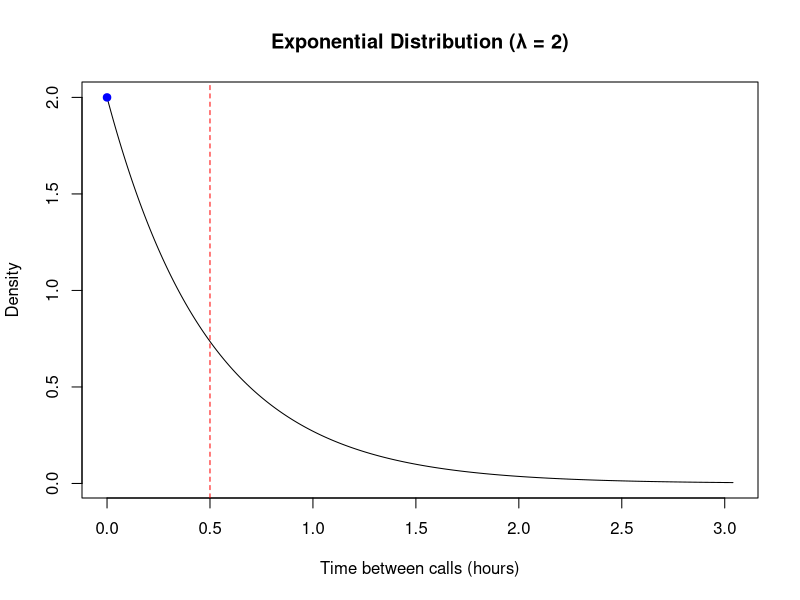
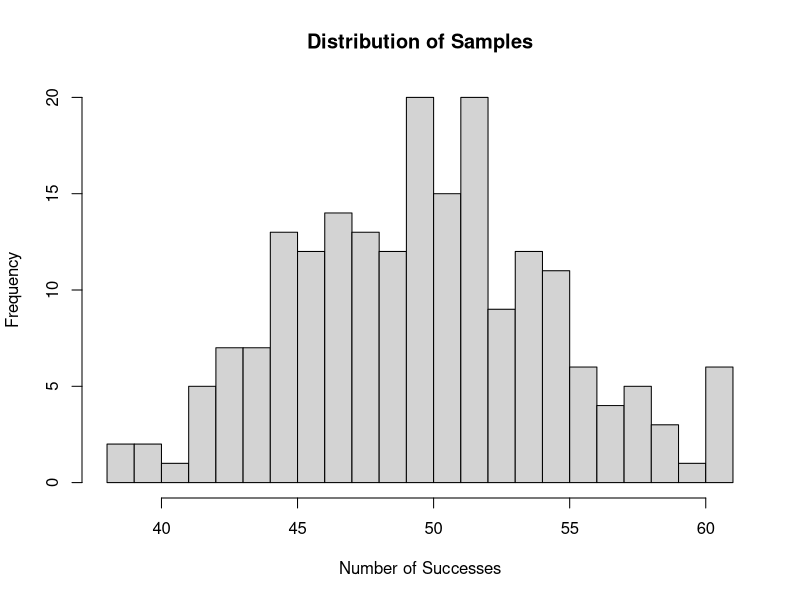
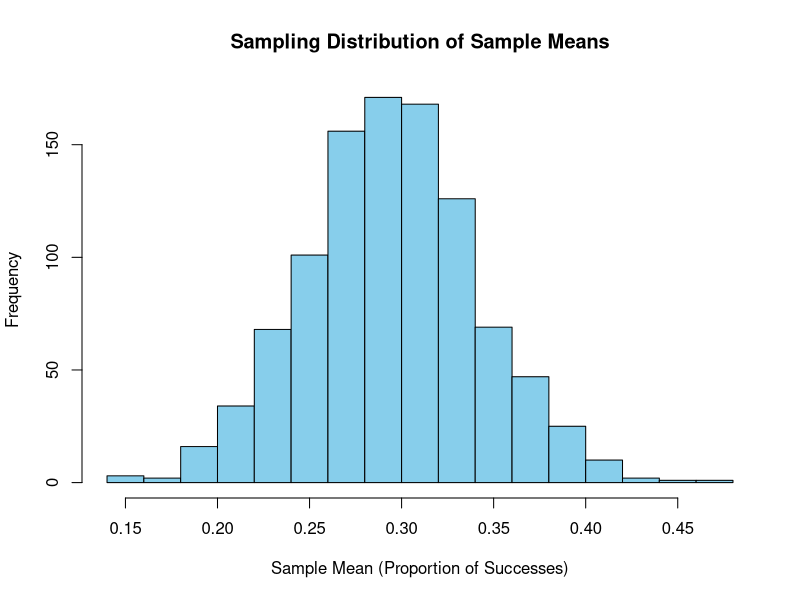
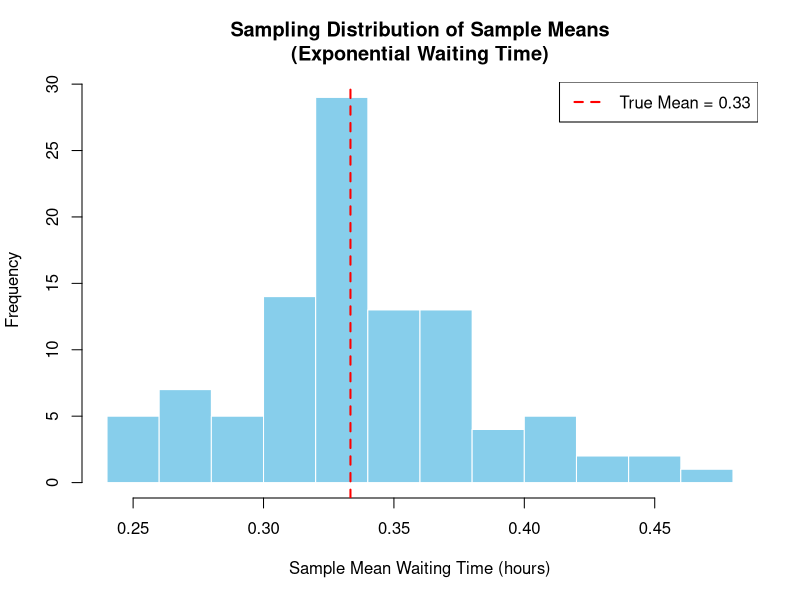

Source code (R) for these figures, in order:
set.seed(25)
times = rexp(1000, 2)
threshold = 1/12
head(60*times)
mean(times)
x <- seq(0, max(times), by = 0.01)
lambda = 2
pdf = lambda*exp(-lambda*x)
plot(x, pdf, type = "l", 
     xlab = "Time between calls (hours)", 
     ylab = "Density", 
     main = "Exponential Distribution (λ = 2)")
abline(v = 1/lambda, col = "red", lty = 2)
points(0, lambda, col = "blue", pch = 19)
text(0, lambda + 0.1, "λ = 2", col = "blue", pos = 3)

probability <- pexp(5/60, rate =2)  
print(probability)
count_less_than_5min = sum(times<threshold)
prob_less_than_5min = (count_less_than_5min/length(times))


## 9_23
set.seed(53)
n <- 100  # Number of trials in each sample 
N<-200 
p <- 0.5  # Probability of success 
sample <- rbinom(N, n, p) 
hist(sample, breaks = 20, main = "Distribution of Samples", xlab = "Number of Successes")
mean(sample)
var(sample)
sd(sample)
pbinom(48, size = 100, prob = 0.5)
pnorm(48.5,mean(sample),sd(sample))


## 9_25
set.seed(123) 
n <- 100          
p <- 0.3          
num_samples <- 1000  
samples <- matrix(rbinom(n * num_samples, size = 1, prob = p), nrow = num_samples, ncol = n) 
sample_means <- rowMeans(samples) 
hist(sample_means, breaks = 20, 
     main = "Sampling Distribution of Sample Means", 
     xlab = "Sample Mean (Proportion of Successes)", col = "skyblue", border = "black")
n <- 10 
p <- 0.3 
mu <- n * p 
sigma <- sqrt(n * p * (1 - p)) 
z <- (4.5 - mu) / sigma 
prob <- 1 - pnorm(z) 
cat("Approximate probability that the sample mean > 0.4:", 
    round(prob, 4), "\n")

set.seed(123)
lambda <- 3          
n <- 50               
num_samples <- 100 
samples <- replicate(num_samples, rexp(n, rate = lambda)) 
sample_means <- colMeans(samples) 
head(sample_means)
hist(sample_means,  
     breaks = 15,  
     col = "skyblue",  
     main = "Sampling Distribution of Sample Means\n(Exponential Waiting Time)", 
     xlab = "Sample Mean Waiting Time (hours)", 
     border = "white") 
abline(v = 1 / lambda, col = "red", lwd = 2, lty = 2) 
legend("topright", legend = "True Mean = 0.33", col = "red", 
       lty = 2, lwd = 2)  
(0.4-.33)/sqrt(.002)

lambda <- 3 
mu <- 1 / lambda 
sigma <- 1 / lambda 
n <- 50 
threshold <- 24 / 60  # convert minutes to hours 
# Standard error 
se <- sigma / sqrt(n) 
# Calculate z-score 
z <- (threshold - mu) / se 
# Calculate probability P(sample mean > 0.4 hours) 
prob <- 1 - pnorm(z) 
cat(sprintf("Probability that sample mean > 24 minutes (0.4 hours): %.4f\n", prob))
